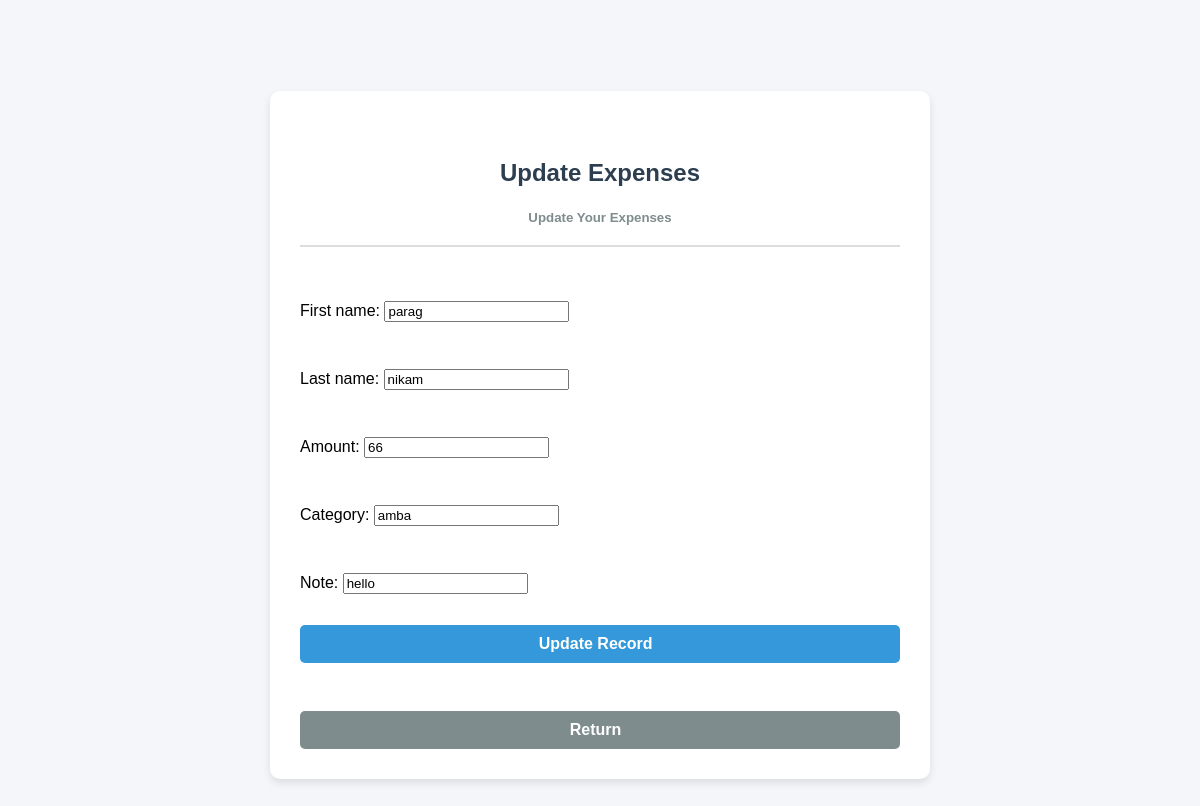
Page /updaterecord/2 on the committed database.
### ET/models.py (models this page shows, shortened)
class Tracking(models.Model):
    add_date = models.DateTimeField(auto_now_add=True)
    first_name= models.CharField(max_length=50)
    last_name= models.CharField(max_length=50)
    amount = models.IntegerField()
    category = models.CharField(max_length=50)
    note = models.CharField(max_length=100)

### ET/views.py (the view)
# urls.py: path('updaterecord/<int:pk>',views.updaterecord,name='updaterecord'),
def updaterecord(request,pk):
    trc = Tracking.objects.get(id=pk)
    form = UpdateRecordForm(instance=trc)
    if request.method=="POST":
        form = UpdateRecordForm(request.POST,instance=trc)
        if form.is_valid():
            form.save()
            messages.success(request,"Record updated successfully")
            return redirect('tracking')
    context = {'form':form}
    return render(request,'updaterecord.html',context)

### ET/forms.py
class UpdateRecordForm(forms.ModelForm):
    class Meta:
        model= Tracking
        fields=['first_name','last_name','amount','category','note']

### template/updaterecord.html (shortened to what this page needs)
<!DOCTYPE html>
<html lang="en">
<head>
</head>
<body>
    <div class="container bg-light shadow-md p-5 form-layout">
        <br>
        <h2>Update Expenses</h2>
        <h5>Update Your Expenses</h5>
        <hr><br>
        <form method="POST" autocomplete="off">
            {{form.as_p}}
            <button type="submit" class="btn btn-info">Update Record &nbsp;</button>
            <a href="{% url 'tracking' %}" class="btn btn-secondary">Return &nbsp; </a>
        </form>
    </div>
</body>
</html>

### template/updaterecord.html (style rules this page uses)
body { font-family: Arial, sans-serif; background-color: #f4f6f9; margin: 0; padding: 20px; display: flex; justify-content: center; align-items: center; min-height: 100vh; }
.container { background: #ffffff; padding: 30px; border-radius: 10px; box-shadow: 0 4px 8px rgba(0, 0, 0, 0.1); max-width: 600px; width: 90%; }
h2 { color: #2c3e50; text-align: center; margin-bottom: 10px; }
h5 { color: #7f8c8d; text-align: center; margin-bottom: 20px; }
hr { border: 1px solid #ddd; margin: 20px 0; }
form { display: flex; flex-direction: column; gap: 15px; }
.btn { display: inline-block; padding: 10px 20px; border-radius: 5px; font-size: 16px; font-weight: bold; text-align: center; text-decoration: none; cursor: pointer; transition: background-color 0.3s ease, color 0.3s ease; }
.btn-info { background-color: #3498db; color: #fff; border: none; }
.btn-secondary { background-color: #7f8c8d; color: #fff; text-decoration: none; border: none; }
.form-layout { margin-top: 30px; }

### rows in the picture
Tracking: first_name "parag", last_name "nikam", amount "66", category "amba", note "hello"
